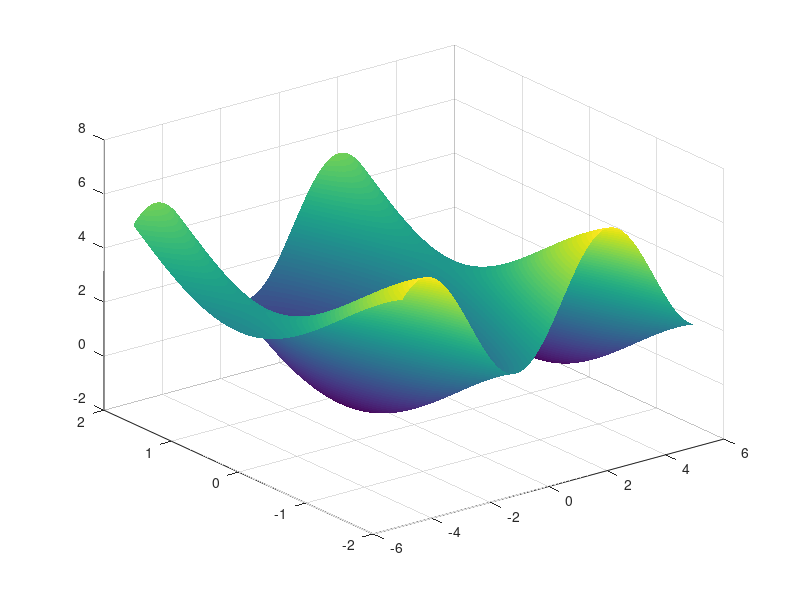

MATLAB code to generate this figure: (Note: this script raises an error after producing the figure.)
clc
clear

%This section prints the graph of Rosenbrock function for 2 dimensions

figure("Color", "w")

%f = @(x) 100*(x(2)-x(1)^2)^2+(1-x(1))^2; %2d rosenbrock
f_16 = @(x) (1-cos(x(1)) - sin(x(2))) + 2* ((1-cos(x(2))) + sin(x(1))) ; %2d problem 16
f_16_ = @(x,y) 1-cos(x) - sin(y) + 2*(1-cos(y) + sin(x)); 

%X = [1.2,1.2; -1.2,1; 0,-8];
%[x_opt, fx_opt, k, xseq, singular] = Nelder_Mead(X, f);
x_opt_16 = [-atan(2), atan(1/2)];  %should be a minimum
x_zero = [0,0]; %should be below the saddle point
fx_opt_16 = f_16_(x_opt_16(1), x_opt_16(2));
fx_zero = f_16_(x_zero(1),x_zero(2));


%per il disegno
g = @(x,y) 100*(y-x.^2).^2+(1-x).^2;
[Xdis,Ydis]= meshgrid(linspace(-5,5,1000),linspace(-2,2,1000));
Zdis= f_16_(Xdis,Ydis);


surf(Xdis,Ydis,Zdis)
shading interp;         % Applica un'ombreggiatura continua
colormap(parula);          % Applica il colormap "jet"
xlabel('x_1');
ylabel('x_2');
zlabel('f(x)');

hold on; % Permette di aggiungere altri elementi sullo stesso grafico

plot3(x_opt_16(1), x_opt_16(2), fx_opt_16, 'ro', 'MarkerSize', 15, 'MarkerFaceColor', 'r');
plot3(x_zero(1), x_zero(2), 0, 'ro', 'MarkerSize', 15, 'MarkerFaceColor', 'b');

% Creazione dell'etichetta con x_opt
label = ['x ','opt = ','(' num2str(x_opt_16(1), '%.2f') ', ' num2str(x_opt_16(2), '%.2f') ', ' num2str(fx_opt_16, '%.2f') ')'];

% Aggiunta della label al punto
text(x_opt_16(1), x_opt_16(2), fx_opt_16+4.4, label,'Color', 'black','HorizontalAlignment',...
    'center','VerticalAlignment', 'bottom','BackgroundColor', 'white','EdgeColor', 'black', 'clipping', 'off' ); 